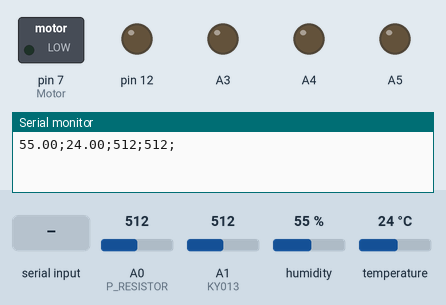
Recording of a sketch running on a simulated Arduino Uno, built with avr-gcc and run on an emulated ATmega328P. On the bench: switched loads named in the sketch (green lamp = pin HIGH), output pins drawn as LEDs (lit = HIGH), the last lines printed to the serial monitor. The test bench sets the inputs (shaded band); at power-on: A0 (P_RESISTOR) = 512, A1 (KY013) = 512, humidity 55 %, temperature 24 °C.

Above: at 4.0 s.
4.1 s: "TON\n" received over Serial
At 7.3 s:
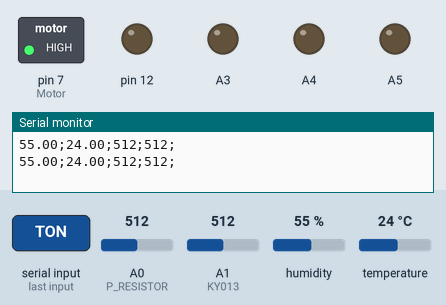
8.5 s: "HON\n" received over Serial
At 11.8 s:
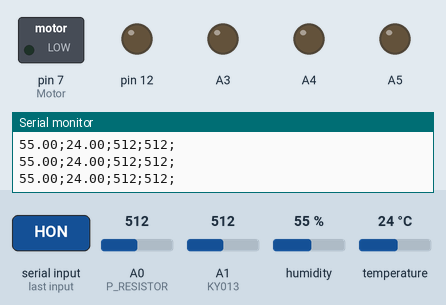
Timing chart, 0 to 13.3 s (numbered marks = the images above; inputs shaded):
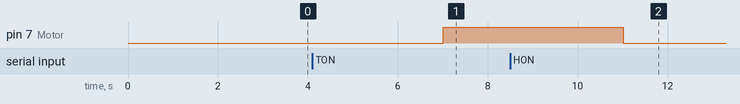

The sketch:

temp_hum_sens.ino
```cpp
#include "DHT.h"
#define P_RESISTOR A0 // Photoresistor at Arduino analog pin A0
#define KY013 A1 // Analog temp sensor at A1
#define Motor 7
DHT dht;

String incoming = "";

int photo_value;
int analog_temp_value;
float humidity;
float temperature;

int val;

void setup()
{
  Serial.begin(9600);
  dht.setup(8); // data pin 8
  pinMode(P_RESISTOR, INPUT);// Set photo Resistor - A0 pin as an input
  pinMode(KY013, INPUT);// Set Analog Temp sensor - A1 pin as an input
  pinMode(Motor, OUTPUT);
  pinMode(12, OUTPUT);
  digitalWrite(Motor, LOW);
  // digitalWrite(12, HIGH);
}

void loop()
{
  delay(2000);

  photo_value = analogRead(P_RESISTOR);
  analog_temp_value = analogRead(KY013);
  humidity = dht.getHumidity();
  temperature = dht.getTemperature();

  Serial.print(
      String(humidity) + ';' +
      String(temperature) + ';' +
      String(photo_value) + ';' +
      String(analog_temp_value)+ ';' + '\n');

  delay(1000); // 1 second for the response

  if (Serial.available() > 0) {
    incoming = Serial.readString();
    if(incoming.substring(0,3) == "TON")
    {
      digitalWrite(Motor, HIGH);
    }
    else
    {
      digitalWrite(Motor, LOW);
    }
    if(incoming.substring(4,7) == "HON")
    {
        digitalWrite(12, HIGH);
    }
    else
    {
        digitalWrite(12, LOW);
    }

    if(incoming.substring(8,11) == "LON")
    {
        //Serial.write("DEBUG LIGHT");
        analogWrite(A3, 1023);
        analogWrite(A4, 1023);
        analogWrite(A5, 1023);
    }
    else
    {
        analogWrite(A3, 0);
        analogWrite(A4, 0);
        analogWrite(A5, 0);
    }
  }
}
```

Measured:
- after the input at 4.1 s, pin 7 (Motor): LOW → HIGH after 2.9 s
- after the input at 8.5 s, pin 7 (Motor): HIGH → LOW after 2.5 s
